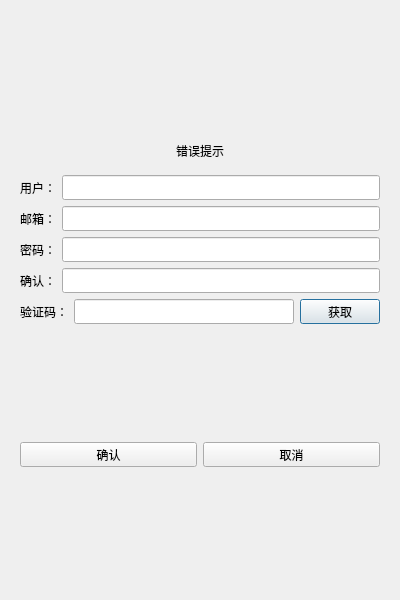
<?xml version="1.0" encoding="UTF-8"?>
<ui version="4.0">
 <class>RegisterDialog</class>
 <widget class="QDialog" name="RegisterDialog">
  <property name="geometry">
   <rect>
    <x>0</x>
    <y>0</y>
    <width>400</width>
    <height>600</height>
   </rect>
  </property>
  <property name="windowTitle">
   <string>Dialog</string>
  </property>
  <layout class="QVBoxLayout" name="verticalLayout_2">
   <item>
    <layout class="QVBoxLayout" name="verticalLayout">
     <item>
      <widget class="QStackedWidget" name="stackedWidget">
       <widget class="QWidget" name="page">
        <layout class="QVBoxLayout" name="verticalLayout_3">
         <item>
          <spacer name="verticalSpacer">
           <property name="orientation">
            <enum>Qt::Orientation::Vertical</enum>
           </property>
           <property name="sizeHint" stdset="0">
            <size>
             <width>20</width>
             <height>40</height>
            </size>
           </property>
          </spacer>
         </item>
         <item>
          <widget class="QWidget" name="widget" native="true">
           <layout class="QVBoxLayout" name="verticalLayout_4">
            <item>
             <widget class="QLabel" name="err_tip">
              <property name="text">
               <string>错误提示</string>
              </property>
              <property name="alignment">
               <set>Qt::AlignmentFlag::AlignCenter</set>
              </property>
             </widget>
            </item>
           </layout>
          </widget>
         </item>
         <item>
          <layout class="QHBoxLayout" name="horizontalLayout">
           <item>
            <widget class="QLabel" name="user_label">
             <property name="minimumSize">
              <size>
               <width>0</width>
               <height>25</height>
              </size>
             </property>
             <property name="maximumSize">
              <size>
               <width>16777215</width>
               <height>25</height>
              </size>
             </property>
             <property name="text">
              <string>用户：</string>
             </property>
            </widget>
           </item>
           <item>
            <widget class="QLineEdit" name="user_edit">
             <property name="minimumSize">
              <size>
               <width>0</width>
               <height>25</height>
              </size>
             </property>
             <property name="maximumSize">
              <size>
               <width>16777215</width>
               <height>25</height>
              </size>
             </property>
            </widget>
           </item>
          </layout>
         </item>
         <item>
          <layout class="QHBoxLayout" name="horizontalLayout_2">
           <item>
            <widget class="QLabel" name="email_label">
             <property name="text">
              <string>邮箱：</string>
             </property>
            </widget>
           </item>
           <item>
            <widget class="QLineEdit" name="email_edit">
             <property name="minimumSize">
              <size>
               <width>0</width>
               <height>25</height>
              </size>
             </property>
             <property name="maximumSize">
              <size>
               <width>16777215</width>
               <height>25</height>
              </size>
             </property>
            </widget>
           </item>
          </layout>
         </item>
         <item>
          <layout class="QHBoxLayout" name="horizontalLayout_3">
           <item>
            <widget class="QLabel" name="pass_label">
             <property name="text">
              <string>密码：</string>
             </property>
            </widget>
           </item>
           <item>
            <widget class="QLineEdit" name="pass_edit">
             <property name="minimumSize">
              <size>
               <width>0</width>
               <height>25</height>
              </size>
             </property>
             <property name="maximumSize">
              <size>
               <width>16777215</width>
               <height>25</height>
              </size>
             </property>
            </widget>
           </item>
          </layout>
         </item>
         <item>
          <layout class="QHBoxLayout" name="horizontalLayout_7">
           <item>
            <widget class="QLabel" name="confirm_label">
             <property name="text">
              <string>确认：</string>
             </property>
            </widget>
           </item>
           <item>
            <widget class="QLineEdit" name="confirm_edit">
             <property name="minimumSize">
              <size>
               <width>0</width>
               <height>25</height>
              </size>
             </property>
             <property name="maximumSize">
              <size>
               <width>16777215</width>
               <height>25</height>
              </size>
             </property>
            </widget>
           </item>
          </layout>
         </item>
         <item>
          <layout class="QHBoxLayout" name="horizontalLayout_8">
           <item>
            <widget class="QLabel" name="verify_label">
             <property name="minimumSize">
              <size>
               <width>0</width>
               <height>25</height>
              </size>
             </property>
             <property name="maximumSize">
              <size>
               <width>16777215</width>
               <height>25</height>
              </size>
             </property>
             <property name="text">
              <string>验证码：</string>
             </property>
            </widget>
           </item>
           <item>
            <widget class="QLineEdit" name="verify_edit">
             <property name="minimumSize">
              <size>
               <width>0</width>
               <height>25</height>
              </size>
             </property>
             <property name="maximumSize">
              <size>
               <width>16777215</width>
               <height>25</height>
              </size>
             </property>
            </widget>
           </item>
           <item>
            <widget class="QPushButton" name="get_code">
             <property name="minimumSize">
              <size>
               <width>0</width>
               <height>25</height>
              </size>
             </property>
             <property name="maximumSize">
              <size>
               <width>16777215</width>
               <height>25</height>
              </size>
             </property>
             <property name="text">
              <string>获取</string>
             </property>
            </widget>
           </item>
          </layout>
         </item>
         <item>
          <spacer name="verticalSpacer_3">
           <property name="orientation">
            <enum>Qt::Orientation::Vertical</enum>
           </property>
           <property name="sizeHint" stdset="0">
            <size>
             <width>20</width>
             <height>40</height>
            </size>
           </property>
          </spacer>
         </item>
         <item>
          <layout class="QHBoxLayout" name="horizontalLayout_9">
           <item>
            <widget class="QPushButton" name="confirm_btn">
             <property name="minimumSize">
              <size>
               <width>0</width>
               <height>25</height>
              </size>
             </property>
             <property name="maximumSize">
              <size>
               <width>16777215</width>
               <height>25</height>
              </size>
             </property>
             <property name="text">
              <string>确认</string>
             </property>
            </widget>
           </item>
           <item>
            <widget class="QPushButton" name="cancel_btn">
             <property name="minimumSize">
              <size>
               <width>0</width>
               <height>25</height>
              </size>
             </property>
             <property name="maximumSize">
              <size>
               <width>16777215</width>
               <height>25</height>
              </size>
             </property>
             <property name="text">
              <string>取消</string>
             </property>
            </widget>
           </item>
          </layout>
         </item>
         <item>
          <spacer name="verticalSpacer_2">
           <property name="orientation">
            <enum>Qt::Orientation::Vertical</enum>
           </property>
           <property name="sizeHint" stdset="0">
            <size>
             <width>20</width>
             <height>40</height>
            </size>
           </property>
          </spacer>
         </item>
        </layout>
       </widget>
       <widget class="QWidget" name="page_2"/>
      </widget>
     </item>
    </layout>
   </item>
  </layout>
 </widget>
 <resources/>
 <connections/>
</ui>
